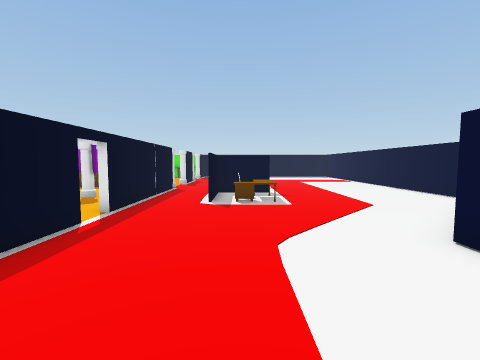
[1] (above)

19 first-person views from a walk through a Unity game level. The camera is 1.4 m above the floor, tilts 4° down and sees 90° across. The floor is counted in squares, 1 m on a side. Each view is taken from the middle of a square. On the plan, view 1 faces up. The plan holds only what a view shows up to about 13 squares ahead; the rest is blank. The place goes on beyond the plan. The player is left out. Door leaves are left out, so doorways stand open.

[2]
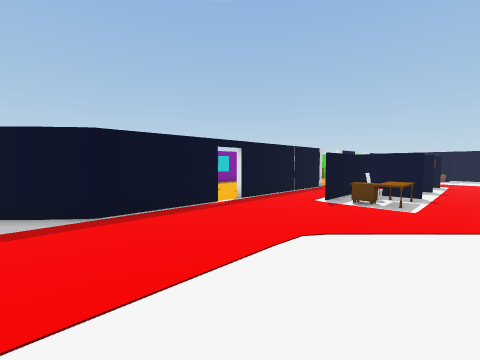

[3]
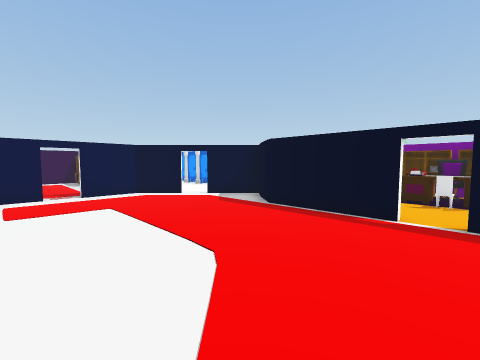

[4]
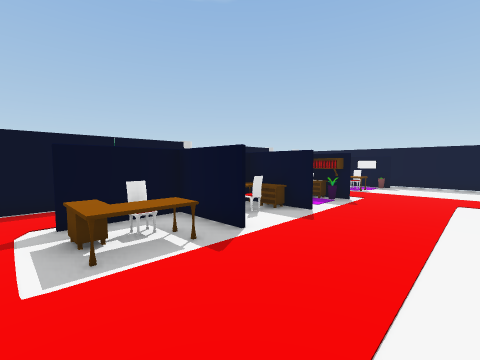

[5]
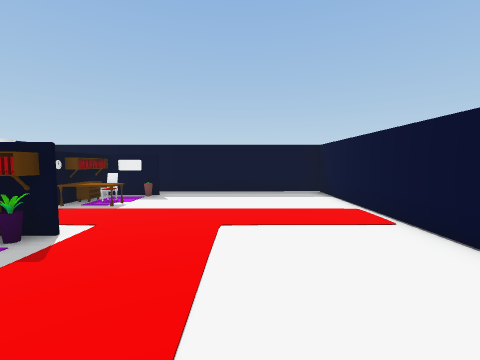

[6]
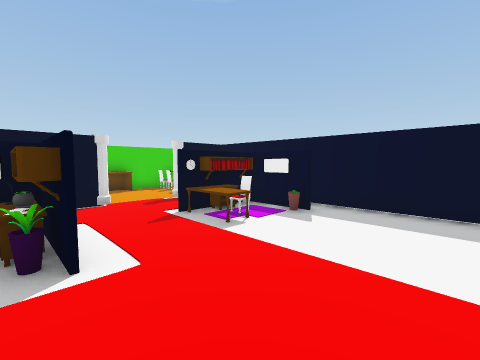

[7]
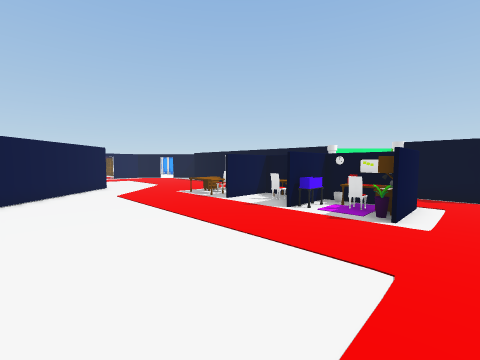

[8]
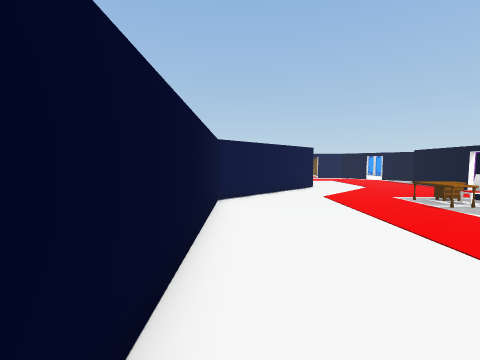

[9]
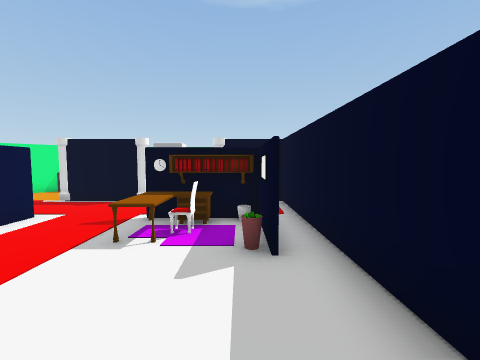

[10]
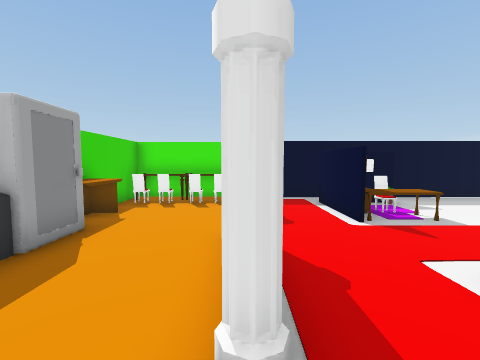

[11]
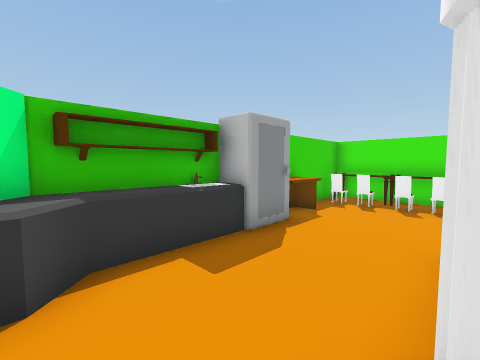

[12]
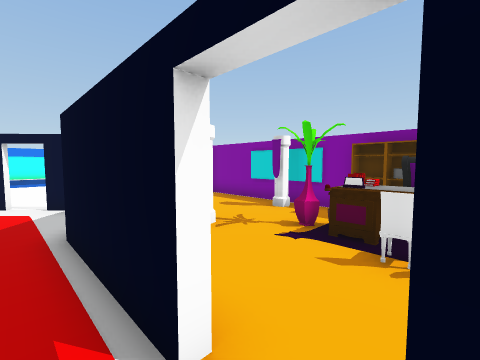

[13]
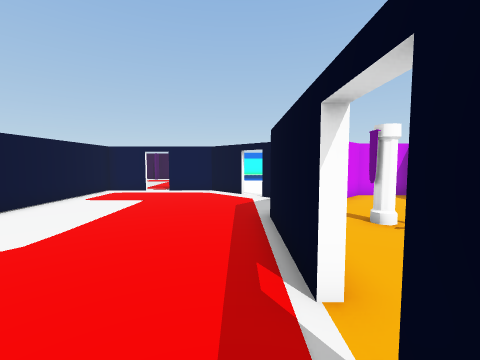

[14]
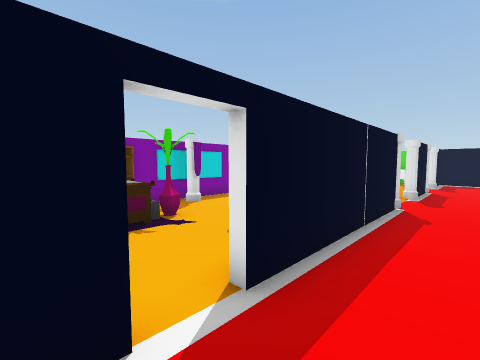

[15]
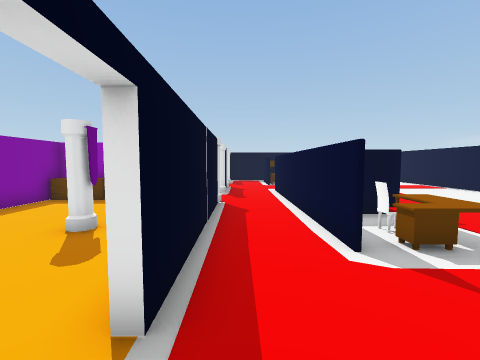

[16]
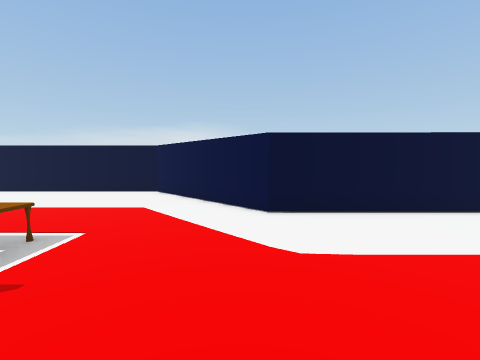

[17]
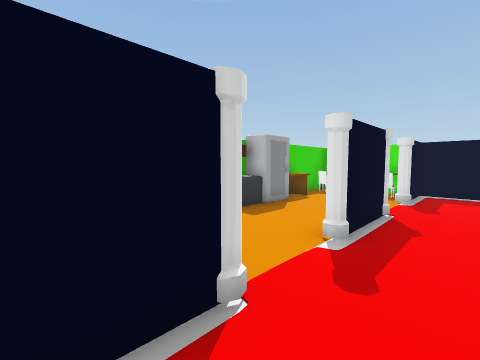

[18]
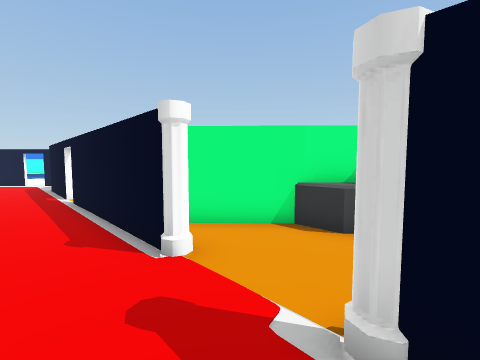

[19]
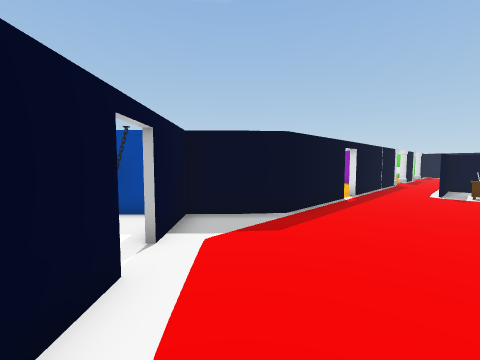

### Floor plan
Key: @ floor where view 1 was taken; # wall or solid block; x gap in a wall; . floor; = window, fence, low wall or low ledge; ^ raised ledge; O other object.
Columns run from 10 left of view 1 to 9 right of it. Each row starts with its distance up from view 1.
 25   ##################
 24   OOOO#............#
 23   #.OO#..###.......#
 22   O...#..#O........#
 21   OO.....#OO.......#
 20   OO...............#
 19   OO..#............#
 18   #...#..###.......#
 17   #...#..#OOO......#
 16   #...#..#O........#
 15 ###^.....##O.......#
 14 ^^##..#..#OO.......#
 13 #..##.#..#O........#
 12 #...###..###.......#
 11 #.... #..#.........#
 10 #.... #..#OO.......#
  9 #.....#..#OO.......#
  8 O OO..#...........##
  7 OO O..x..........##
  6 OOOO............##
  5 OOOO..#........##
  4 O.OO..#.......##
  3 #=.  .#.......#
  2 ##.##.#.......#
  1 #....##.......#
  0 #...##....@...#
 -1 #..###........#
 -2 #### ##.......#
 -3       .#......#
 -4        ##.....#
 -5         ###OO##
 -6            OO

Where each view was taken, in squares from view 1:
view 1: 0 up, 0 right, facing up
view 2: 0 up, 3 right, facing up-left
view 3: 7 up, 3 right, facing down-left
view 4: 8 up, 5 right, facing up-left
view 5: 13 up, 5 right, facing up
view 6: 17 up, 5 right, facing up-left
view 7: 19 up, 8 right, facing down-left
view 8: 18 up, 8 right, facing down
view 9: 23 up, 5 right, facing left
view 10: 15 up, 4 left, facing up
view 11: 15 up, 4 left, facing up-left
view 12: 7 up, 3 left, facing down-left
view 13: 8 up, 3 left, facing down
view 14: 5 up, 2 left, facing up-left
view 15: 5 up, 3 left, facing up
view 16: 5 up, 3 left, facing right
view 17: 12 up, 2 left, facing up-left
view 18: 17 up, 2 left, facing down-left
view 19: 4 down, 0 right, facing up-left
